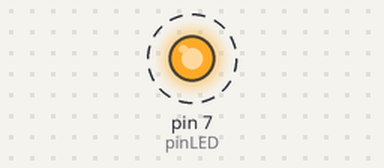
A sketch run on a simulated Arduino Uno, built with avr-gcc and run on an emulated ATmega328P. On the bench: output pins drawn as LEDs (lit = HIGH). Dashed ring = blinking.

Above: at 0.2 s.
Timing chart, 0 to 3.0 s (numbered marks = the images above):
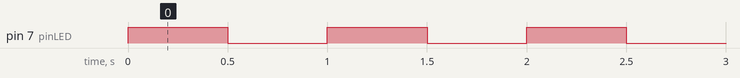

Measured:
- by itself, pin 7 (pinLED): alternates HIGH for 0.50 s and LOW for 0.50 s

The sketch:

Sketch_LED_Berkedip.ino
```cpp
/*
Nama      : Ahmad Bustanul Aziz
Tanggal   : 30 September 2021
Deskripsi : Sketch LED Berkedip Arduino
 */

//Inisialisasi pin yang mengontrol LED (Disini pakai pin 7)
const int pinLED = 7;

void setup() {
  //pin 7 diset sebagai Output
  pinMode(pinLED, OUTPUT);
}

void loop() {
  //LED menyala
  digitalWrite(pinLED, HIGH);
  //Delay 500 ms
  delay(500);
  //LED mati
  digitalWrite(pinLED, LOW);
  //Delay 500 ms
  delay(500);
}
```
